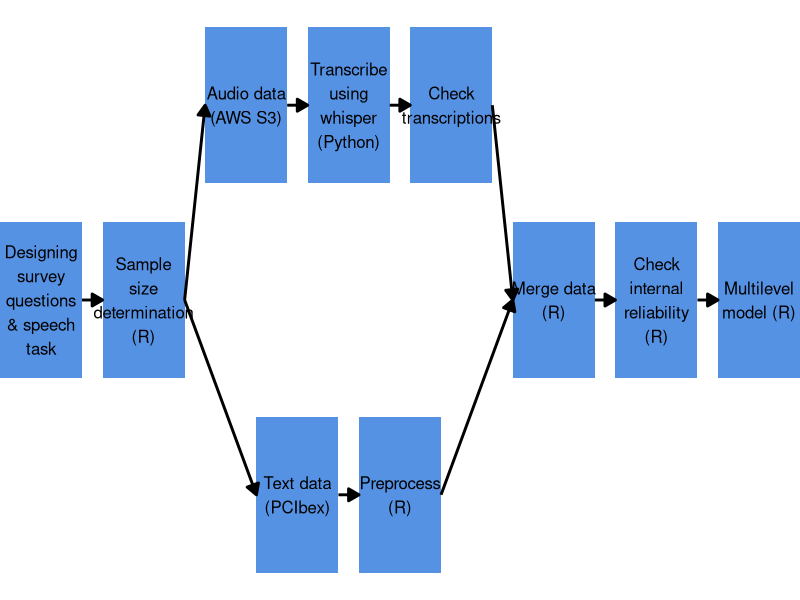
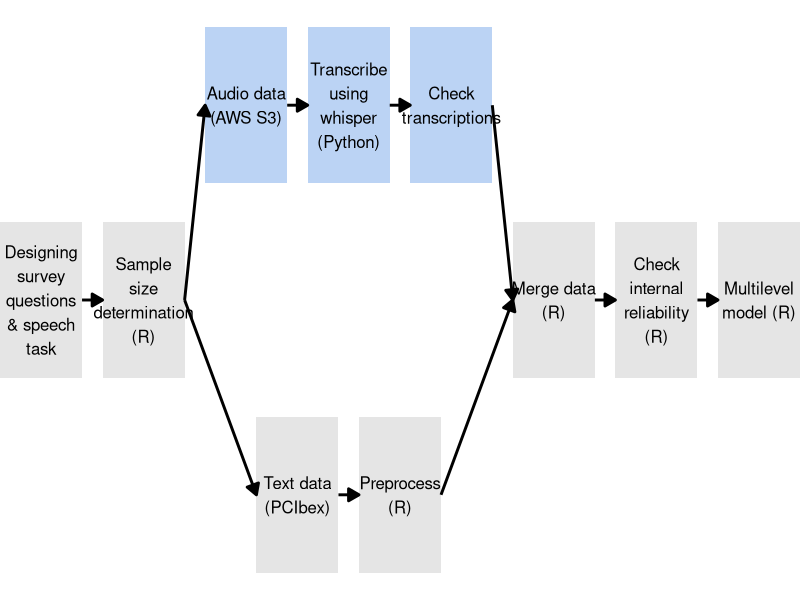

Generate these figures, in order, with R:
## ---- chunk 1
#| label: setup

library(tidyverse)  # general data wrangling and plots
library(igraph)  # calculate flowchart positions
library(RColorBrewer)  # color scheme

theme_blue <- "#5692e4"  # revealjs theme blue
## ---- chunk 2
#| label: pipeline-data

# calculate data structure for flowchart using this tutorial:
# https://www.r-bloggers.com/2022/06/creating-flowcharts-with-ggplot2/
pipeline_start <- tribble(
  ~from, ~to,
  "Designing survey questions & speech task", "Sample size determination (R)",
  "Sample size determination (R)", "Text data (PCIbex)",
  "Sample size determination (R)", "Audio data (AWS S3)",
  "Text data (PCIbex)", "Preprocess (R)",
  "Audio data (AWS S3)", "Transcribe using whisper (Python)",
  "Transcribe using whisper (Python)", "Check transcriptions",
  "Preprocess (R)", "Merge data (R)",
  "Check transcriptions", "Merge data (R)",
  "Merge data (R)", "Check internal reliability (R)",
  "Check internal reliability (R)", "Multilevel model (R)"
)

pipeline_graph <- graph_from_data_frame(pipeline_start, directed = TRUE)
pipeline_tree <-  layout_as_tree(pipeline_graph)

pipeline_nodes <- pipeline_tree |>
  as_tibble(.name_repair = "unique") |>
  rename(y = 1, x = 2) |>
  mutate(
    label = vertex_attr(pipeline_graph, "name"),
    x = x * -1,
    xmin = x - 0.4,
    xmax = x + 0.4,
    ymin = y - 0.2,
    ymax = y + 0.2
  ) |>
  relocate(c(label, x, y), .before = 0) |>
  mutate(across(
    starts_with("y"),
    \(x) ifelse(
      str_detect(label, "(Merge)|(internal)|(Multilevel)"),
      x + 0.5, x
    )
  )) |>
  mutate(across(
    starts_with("x"),
    \(x) case_when(
      str_detect(label, "(Merge)|(internal)|(Multilevel)") ~ x + 1,
      str_detect(label, "(Text)|(Preprocess)") ~ x + 0.5,
      .default = x
    )
  ))

pipeline_edges <- pipeline_start |>
  mutate(id = row_number()) |>
  pivot_longer(cols = c("from", "to"), names_to = "s_e", values_to = "label") |>
  left_join(pipeline_nodes, by = "label") |>
  mutate(x = ifelse(s_e == "from", xmax, xmin)) |>
  select(id, s_e, x, y)
## ---- chunk 3
#| label: pipeline-plot-1
#| fig-width: 10

ggplot() +
  geom_rect(
    data = pipeline_nodes,
    aes(xmin = xmin, ymin = ymin, xmax = xmax, ymax = ymax),
    fill = theme_blue
  ) +
  geom_text(
    data = pipeline_nodes,
    aes(x = x, y = y, label = str_wrap(label, 10)),
    size = 4.25
  ) +
  geom_path(
    data = pipeline_edges,
    aes(x = x, y = y, group = id),
    linewidth = 1,
    arrow = arrow(length = unit(0.02, "snpc"), type = "closed")
  ) +
  scale_x_continuous(expand = c(0, 0)) +
  theme_void()
## ---- chunk 4
#| label: pipeline-plot-2
#| fig-width: 10

# highlight first section
ggplot() +
  geom_rect(
    data = pipeline_nodes |>
      mutate(group = case_when(
        str_starts(label, "Audio") ~ "highlight",
        str_starts(label, "Transcribe") ~ "highlight",
        str_starts(label, "Check t") ~ "highlight",
        .default = "fade"
      )),
    aes(xmin = xmin, ymin = ymin, xmax = xmax, ymax = ymax, fill = group),
    alpha = 0.4
  ) +
  geom_text(
    data = pipeline_nodes,
    aes(x = x, y = y, label = str_wrap(label, 10)),
    size = 4.25
  ) +
  geom_path(
    data = pipeline_edges,
    aes(x = x, y = y, group = id),
    linewidth = 1,
    arrow = arrow(length = unit(0.02, "snpc"), type = "closed")
  ) +
  scale_fill_manual(values = c("grey75", theme_blue)) +
  scale_x_continuous(expand = c(0, 0)) +
  theme_void() +
  guides(fill = guide_none())
